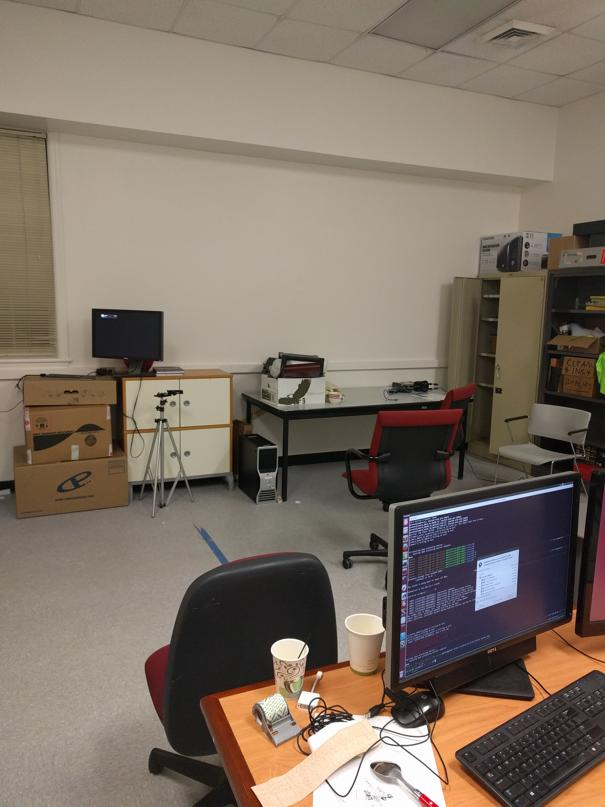
#> input picture Data/Train/Set3/1.jpg, 605 x 807 px; its folder holds 4 pictures in this run
$ python test.py   (older library calls are emulated)
#> lines starting #> are read from the running program, lines starting #| are printed output that depends on the picture
import cv2
import numpy as np
from glob import glob
import os
frame_num = 0
file_dir = "../Data/Train/Set3/"
# images = [cv2.resize(cv2.imread(file),(270, 480)) for file in os.listdir(file_dir) if file.endswith(".jpg")]

data = [i for i in os.listdir(file_dir) if i.endswith('.jpg')]
images = []
for i in range(len(data)):
    file_name = file_dir + data[i]
    img = cv2.imread(file_name)
#> img is the input picture: shape (807, 605, 3); mean B, G, R 101.1, 113.7, 126.9
    img = cv2.resize(img, (270, 480))
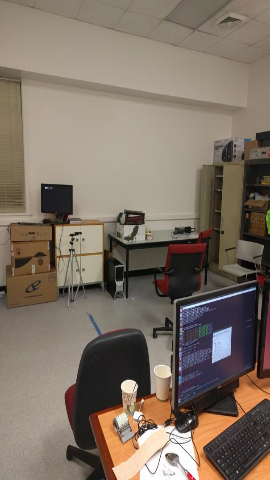
#> img: shape (480, 270, 3); mean B, G, R 101, 113.6, 126.8
    images.append(images)
#> pass 2 of the loop `for i in range(len(data)):`:
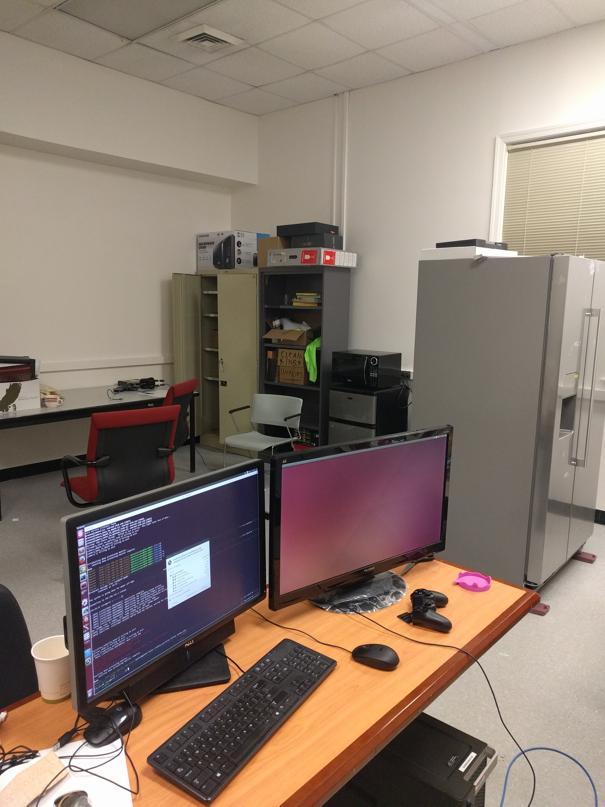
#> input picture Data/Train/Set3/2.jpg, 605 x 807 px
#> img is the input picture: shape (807, 605, 3); mean B, G, R 109.8, 121.7, 138.5
#> `img = cv2.resize(img, (270, 480))`:
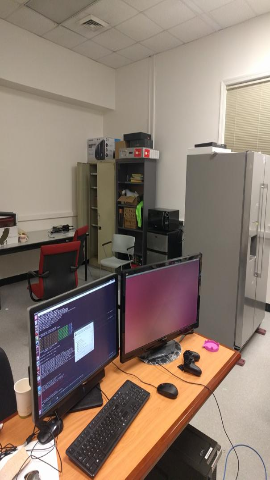
#> img: shape (480, 270, 3); mean B, G, R 109.7, 121.6, 138.4
#> pass 3 of the loop `for i in range(len(data)):`:
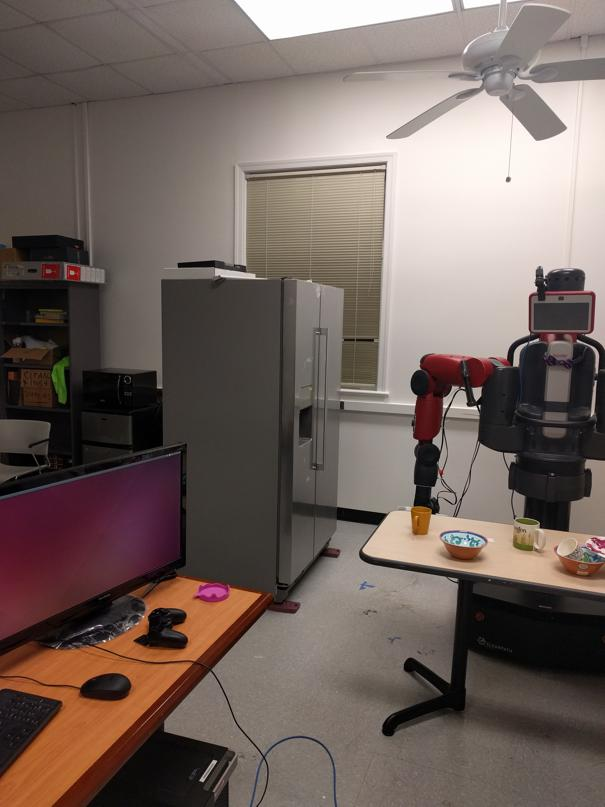
#> input picture Data/Train/Set3/3.jpg, 605 x 807 px
#> img is the input picture: shape (807, 605, 3); mean B, G, R 94.1, 100.2, 114.7
#> `img = cv2.resize(img, (270, 480))`:
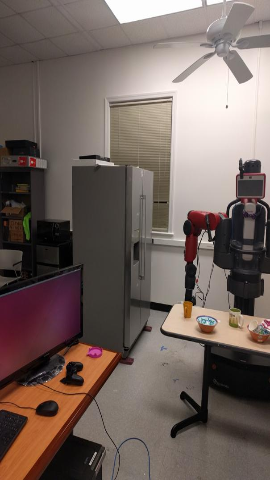
#> img: shape (480, 270, 3); mean B, G, R 94, 100.1, 114.6
#> the loop made 4 passes; the first 3 are shown
total_frame = len(images)
#> (the run stopped early here; a loop or call above may not have finished)
